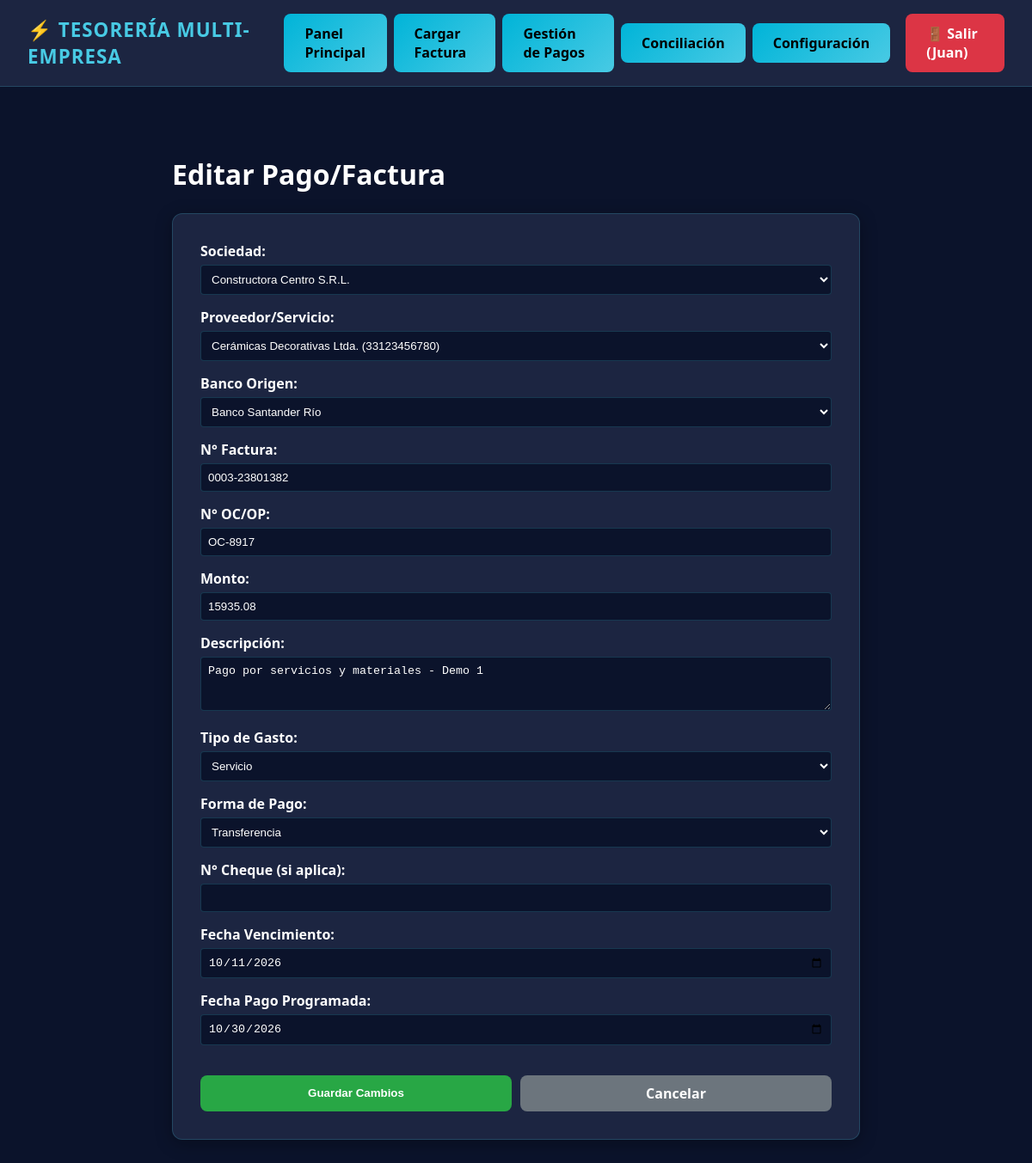
Screenshot of /editar_pago/1 (signed in) with the database file from the repository.
### models.py (models this page shows, shortened)
class Usuario(UserMixin, db.Model):
  id = db.Column(db.Integer, primary_key=True)
  empresa_id = db.Column(db.Integer, db.ForeignKey('empresa.id'), nullable=True)
  nombre = db.Column(db.String(100), nullable=False)
  email = db.Column(db.String(120), unique=True, nullable=False)
  password_hash = db.Column(db.String(255), nullable=False)
  cargo = db.Column(db.String(100), nullable=True)
  rol = db.Column(db.String(50), default='Operador')
  sociedades_permitidas = db.Column(db.String(255), default='*')
  activo = db.Column(db.Boolean, default=True)
  debe_cambiar_password = db.Column(db.Boolean, default=True)

class FacturaPago(db.Model):
  __tablename__ = 'factura_pago'
  __table_args__ = {'extend_existing': True}
  id = db.Column(db.Integer, primary_key=True)
  empresa_id = db.Column(
      db.Integer, db.ForeignKey('empresa.id'), nullable=False
  )
  sociedad_id = db.Column(
      db.Integer, db.ForeignKey('sociedad.id'), nullable=True
  )
  proveedor_id = db.Column(
      db.Integer, db.ForeignKey('proveedor.id'), nullable=True
  )
  banco_origen_id = db.Column(
      db.Integer, db.ForeignKey('banco_sociedad.id'), nullable=True
  )
  nro_factura = db.Column(db.String(50))
  nro_oc_op = db.Column(db.String(50), nullable=True)
  monto = db.Column(db.Float, nullable=False)
  fecha_vencimiento = db.Column(db.Date, nullable=True)
  fecha_pago_programada = db.Column(db.Date, nullable=True)
  tipo_gasto = db.Column(db.String(20), default='proveedor')
  forma_pago = db.Column(db.String(50), default='Transferencia')
  numero_cheque = db.Column(db.String(50), nullable=True)
  descripcion = db.Column(db.String(255), nullable=True)
  estado = db.Column(db.String(20), default='pendiente')

### app_flask.py (the view, shortened to what this page needs)
@app.route('/editar_pago/<int:pago_id>', methods=['GET', 'POST'])
@login_required
def editar_pago(pago_id):
  pago = FacturaPago.query.filter_by(
      id=pago_id, empresa_id=current_user.empresa_id
  ).first_or_404()
  sociedades = Sociedad.query.filter_by(
      empresa_id=current_user.empresa_id
  ).all()
  soc_ids = [s.id for s in sociedades]
  bancos = (
      BancoSociedad.query.filter(BancoSociedad.sociedad_id.in_(soc_ids)).all()
      if soc_ids
      else []
  )
  proveedores = Proveedor.query.filter_by(
      empresa_id=current_user.empresa_id
  ).all()
  proveedor = db.session.get(Proveedor, pago.proveedor_id) if pago.proveedor_id else None
  banco = db.session.get(BancoSociedad, pago.banco_origen_id) if pago.banco_origen_id else None
  sociedad = db.session.get(Sociedad, pago.sociedad_id) if pago.sociedad_id else None
  return render_template(
      'editar_pago.html',
      pago=pago,
      proveedor=proveedor,
      banco=banco,
      sociedad=sociedad,
      sociedades=sociedades,
      bancos=bancos,
      proveedores=proveedores,
  )

### app_flask.py (called while the page is built)
@login_manager.user_loader
def load_user(user_id):
    return db.session.get(Usuario, int(user_id))

### templates/editar_pago.html (shortened to what this page needs)
{% extends 'base.html' %}
{% block content %}
<div style="max-width: 800px; margin: 0 auto;">
    <h1 style="margin-bottom: 1.5rem;">Editar Pago/Factura</h1>
    <div class="card" style="padding: 2rem;">
        <form method="POST" style="display: flex; flex-direction: column; gap: 15px;">
            <div>
                <label style="display: block; margin-bottom: 5px; font-weight: bold;">Sociedad:</label>
                <select name="sociedad_id" required style="width: 100%; padding: 8px; border-radius: 4px; border: 1px solid var(--border-color); background: var(--bg-principal); color: white;">
                    {% for s in sociedades %}
                        <option value="{{ s.id }}" {% if sociedad and sociedad.id == s.id %}selected{% endif %}>{{ s.nombre }}</option>
                    {% endfor %}
                </select>
            </div>
            <div>
                <label style="display: block; margin-bottom: 5px; font-weight: bold;">Proveedor/Servicio:</label>
                <select name="proveedor_id" style="width: 100%; padding: 8px; border-radius: 4px; border: 1px solid var(--border-color); background: var(--bg-principal); color: white;">
                    {% for p in proveedores %}
                        <option value="{{ p.id }}" {% if proveedor and proveedor.id == p.id %}selected{% endif %}>{{ p.nombre }} ({{ p.cuit }})</option>
                    {% endfor %}
                </select>
            </div>
            <div>
                <label style="display: block; margin-bottom: 5px; font-weight: bold;">Banco Origen:</label>
                <select name="banco_origen_id" style="width: 100%; padding: 8px; border-radius: 4px; border: 1px solid var(--border-color); background: var(--bg-principal); color: white;">
                    {% for b in bancos %}
                        <option value="{{ b.id }}" {% if banco and banco.id == b.id %}selected{% endif %}>{{ b.nombre_banco }}</option>
                    {% endfor %}
                </select>
            </div>
            <div>
                <label style="display: block; margin-bottom: 5px; font-weight: bold;">N° Factura:</label>
                <input type="text" name="nro_factura" value="{{ pago.nro_factura or '' }}" style="width: 100%; padding: 8px; border-radius: 4px; border: 1px solid var(--border-color); background: var(--bg-principal); color: white; box-sizing: border-box;">
            </div>
            <div>
                <label style="display: block; margin-bottom: 5px; font-weight: bold;">N° OC/OP:</label>
                <input type="text" name="nro_oc_op" value="{{ pago.nro_oc_op or '' }}" style="width: 100%; padding: 8px; border-radius: 4px; border: 1px solid var(--border-color); background: var(--bg-principal); color: white; box-sizing: border-box;">
            </div>
            <div>
                <label style="display: block; margin-bottom: 5px; font-weight: bold;">Monto:</label>
                <input type="number" name="monto" value="{{ pago.monto or 0 }}" step="0.01" required style="width: 100%; padding: 8px; border-radius: 4px; border: 1px solid var(--border-color); background: var(--bg-principal); color: white; box-sizing: border-box;">
            </div>
            <div>
                <label style="display: block; margin-bottom: 5px; font-weight: bold;">Descripción:</label>
                <textarea name="descripcion" rows="3" style="width: 100%; padding: 8px; border-radius: 4px; border: 1px solid var(--border-color); background: var(--bg-principal); color: white; box-sizing: border-box;">{{ pago.descripcion or '' }}</textarea>
            </div>
            <div>
                <label style="display: block; margin-bottom: 5px; font-weight: bold;">Tipo de Gasto:</label>
                <select name="tipo_gasto" style="width: 100%; padding: 8px; border-radius: 4px; border: 1px solid var(--border-color); background: var(--bg-principal); color: white;">
                    <option value="servicio" {% if pago.tipo_gasto == 'servicio' %}selected{% endif %}>Servicio</option>
                </select>
            </div>
            <div>
                <label style="display: block; margin-bottom: 5px; font-weight: bold;">Forma de Pago:</label>
                <select name="forma_pago" style="width: 100%; padding: 8px; border-radius: 4px; border: 1px solid var(--border-color); background: var(--bg-principal); color: white;">
                    <option value="Transferencia" {% if pago.forma_pago == 'Transferencia' %}selected{% endif %}>Transferencia</option>
                </select>
            </div>
            <div>
                <label style="display: block; margin-bottom: 5px; font-weight: bold;">N° Cheque (si aplica):</label>
                <input type="text" name="numero_cheque" value="{{ pago.numero_cheque or '' }}" style="width: 100%; padding: 8px; border-radius: 4px; border: 1px solid var(--border-color); background: var(--bg-principal); color: white; box-sizing: border-box;">
            </div>
            <div>
                <label style="display: block; margin-bottom: 5px; font-weight: bold;">Fecha Vencimiento:</label>
                <input type="date" name="fecha_vencimiento" value="{{ pago.fecha_vencimiento.strftime('%Y-%m-%d') if pago.fecha_vencimiento else '' }}" style="width: 100%; padding: 8px; border-radius: 4px; border: 1px solid var(--border-color); background: var(--bg-principal); color: white; box-sizing: border-box;">
            </div>
            <div>
                <label style="display: block; margin-bottom: 5px; font-weight: bold;">Fecha Pago Programada:</label>
                <input type="date" name="fecha_pago_programada" value="{{ pago.fecha_pago_programada.strftime('%Y-%m-%d') if pago.fecha_pago_programada else '' }}" style="width: 100%; padding: 8px; border-radius: 4px; border: 1px solid var(--border-color); background: var(--bg-principal); color: white; box-sizing: border-box;">
            </div>
            <div style="display: flex; gap: 10px; margin-top: 20px;">
                <button type="submit" class="btn-neon" style="background: #28a745; color: white; padding: 10px 20px; flex: 1;">Guardar Cambios</button>
                <a href="/pagos" class="btn-neon" style="background: #6c757d; color: white; padding: 10px 20px; text-decoration: none; text-align: center; flex: 1;">Cancelar</a>
            </div>
        </form>
    </div>
</div>
{% endblock %}

### templates/base.html (shortened to what this page needs)
<!DOCTYPE html>
<html lang="es">
<head>
    <link rel="stylesheet" href="{{ url_for('static', filename='css/custom.css') }}">
</head>
<body>
    <nav class="navbar">
        <div class="brand">⚡ Tesorería Multi-Empresa</div>
        {% if current_user.is_authenticated %}
        <div style="display: flex; gap: 8px; align-items: center;">
            {% if current_user.rol == 'SuperAdmin' %}
                <a href="/admin" class="btn-neon" style="background: #ffc107; color: black;">👑 Panel Propietario</a>
            {% else %}
                <a href="/" class="btn-neon">Panel Principal</a>
                <a href="/cargar_factura" class="btn-neon">Cargar Factura</a>
                <a href="/pagos" class="btn-neon">Gestión de Pagos</a>
                <a href="/conciliacion" class="btn-neon">Conciliación</a>
                <a href="/configuracion" class="btn-neon">Configuración</a>
            {% endif %}
            <a href="/logout" class="btn-neon" style="background: #dc3545; color: white; margin-left: 10px;">🚪 Salir ({{ current_user.nombre.split()[0] }})</a>
        </div>
        {% endif %}
    </nav>
    <div class="container">
        {% block content %}{% endblock %}
    </div>
</body>
</html>

### static/css/custom.css (style rules this page uses)
:root { --bg-principal: #0b132b; --bg-card: #1c2541; --neon-blue: #00b4d8; --neon-cyan: #48cae4; --text-main: #ffffff; --text-muted: #a0aec0; --border-color: rgba(72, 202, 228, 0.2); }
body { background-color: var(--bg-principal); color: var(--text-main); font-family: 'Segoe UI', Tahoma, Geneva, Verdana, sans-serif; margin: 0; padding: 0; }
.navbar { background-color: var(--bg-card); border-bottom: 1px solid var(--border-color); padding: 1rem 2rem; display: flex; justify-content: space-between; align-items: center; }
.brand { font-size: 1.4rem; font-weight: bold; color: var(--neon-cyan); text-transform: uppercase; letter-spacing: 1px; }
.container { max-width: 1500px; margin: 5rem auto; padding: 0 1rem; }
.card { background-color: var(--bg-card); border: 1px solid var(--border-color); border-radius: 12px; padding: 1.5rem; box-shadow: 0 4px 20px rgba(0, 0, 0, 0.3); }
.btn-neon { background: linear-gradient(135deg, var(--neon-blue), var(--neon-cyan)); color: #000; font-weight: bold; padding: 0.75rem 1.5rem; border: none; border-radius: 8px; cursor: pointer; text-decoration: none; display: inline-block; transition: all 0.3s ease; }

### rows the page displays
Usuario: nombre "Juan"
FacturaPago: nro_factura "0003-23801382", nro_oc_op "OC-8917", monto "15935.08", descripcion "Pago por servicios y materiales - Demo 1", tipo_gasto "Servicio", fecha_vencimiento "10/11/2026", fecha_pago_programada "10/30/2026"

### other values shown
form field sociedad_id "Constructora Centro S.R.L."
form field proveedor_id "Cerámicas Decorativas Ltda. (33123456780)"
form field banco_origen_id "Banco Santander Río"
